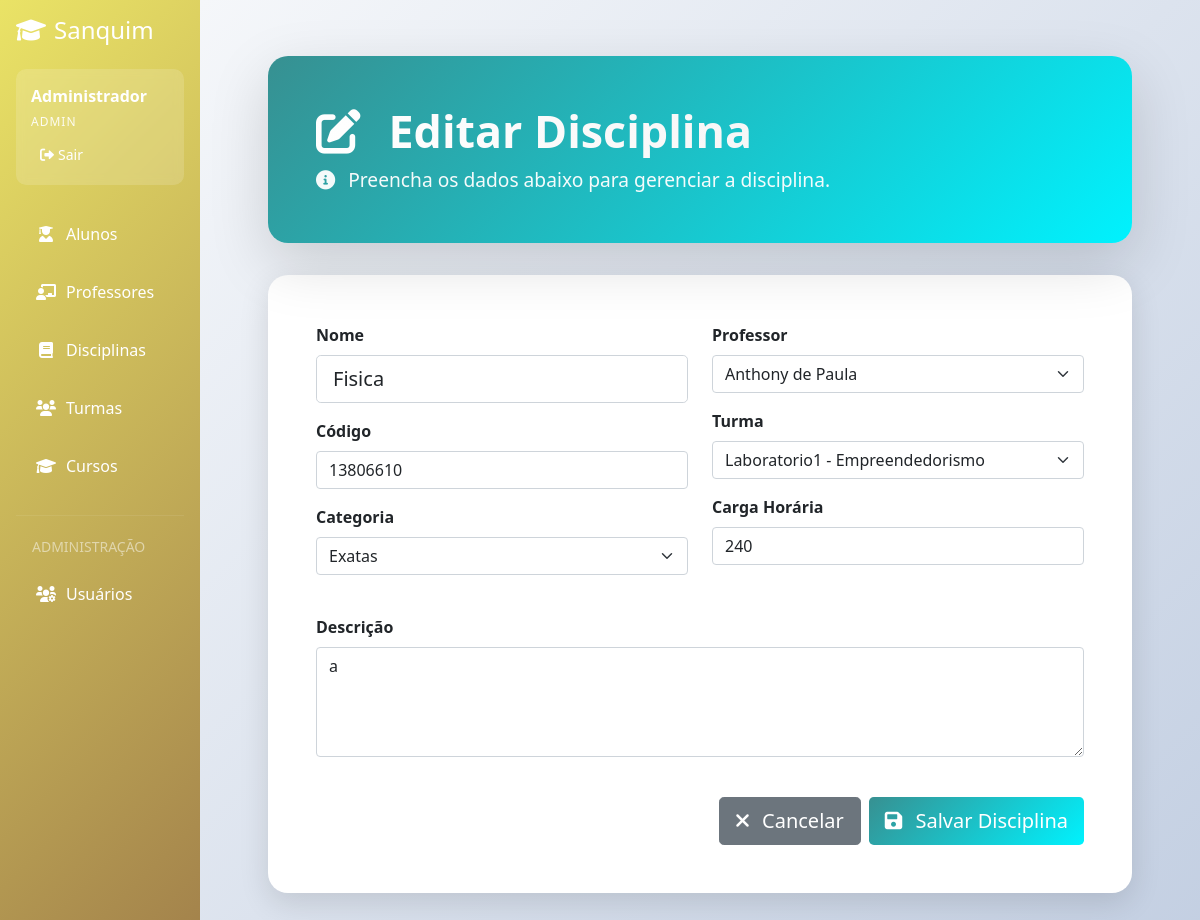
/disciplinas/1/editar (signed in), run on the app's committed database.
### app.py (models this page shows, shortened)
class Disciplina(db.Model):
    __tablename__ = 'disciplina'
    id = db.Column(db.Integer, primary_key=True)
    nome = db.Column(db.String(100), nullable=False)
    codigo = db.Column(db.String(20), unique=True, nullable=False)
    carga_horaria = db.Column(db.Integer)
    descricao = db.Column(db.Text)
    categoria = db.Column(db.String(50), default='geral') # ex: exatas, humanas, biologicas, geral
    professor_id = db.Column(db.Integer, db.ForeignKey('professor.id'))
    turma_id = db.Column(db.Integer, db.ForeignKey('turma.id'))
    professor = db.relationship('Professor', backref='minhas_disciplinas')
    turma = db.relationship('Turma', backref='disciplinas_vinculadas')
    notas = db.relationship('Nota', back_populates='disciplina', cascade="all, delete-orphan")
    faltas = db.relationship('Falta', back_populates='disciplina_rel', cascade="all, delete-orphan")

### app.py (the view, shortened to what this page needs)
@app.route('/disciplinas/<int:id>/editar', methods=['GET', 'POST'])
@login_required
def editar_disciplina(id):
    if session.get('user_tipo') not in ['admin', 'secretaria']:
        flash('Acesso negado!', 'error')
        return redirect(url_for('listar_disciplinas'))
    disciplina = Disciplina.query.get_or_404(id)
    form = DisciplinaForm(obj=disciplina)
    if request.method == 'GET':
        form.professor_id.data = disciplina.professor_id
        form.turma_id.data = disciplina.turma_id
        form.categoria.data = disciplina.categoria
    form.professor_id.choices = [(p.id, p.nome) for p in Professor.query.order_by(Professor.nome).all()]
    form.professor_id.choices.insert(0, (0, 'Selecione um Professor'))
    form.turma_id.choices = [(t.id, f"{t.nome} - {t.curso.nome}") for t in Turma.query.order_by(Turma.nome).all()]
    form.turma_id.choices.insert(0, (0, 'Selecione uma Turma'))
    return render_template('disciplinas/form.html', form=form, titulo='Editar Disciplina', disciplina=disciplina)

### app.py
class DisciplinaForm(FlaskForm):
    nome = StringField('Nome', validators=[DataRequired()])
    codigo = StringField('Código', validators=[DataRequired()])
    carga_horaria = IntegerField('Carga Horária')
    descricao = TextAreaField('Descrição')
    categoria = SelectField('Categoria', choices=[
        ('exatas', 'Exatas'),
        ('humanas', 'Humanas'),
        ('biologicas', 'Biológicas'),
        ('linguagens', 'Linguagens'),
        ('geral', 'Geral')
    ], validators=[DataRequired()])
    professor_id = SelectField('Professor', coerce=int, validators=[Optional()])
    turma_id = SelectField('Turma', coerce=int, validators=[Optional()])

### app.py (called while the page is built)
def login_required(f):
    @wraps(f)
    def decorated_function(*args, **kwargs):
        if 'user_id' not in session:
            return redirect(url_for('login'))
        return f(*args, **kwargs)
    return decorated_function

### templates/disciplinas/form.html (shortened to what this page needs)
{% extends "base.html" %}
{% block content %}
<div class="main-container">
    <div class="header-section" style="margin-bottom: 2rem; background: linear-gradient(135deg, #379091, #00f2fe);">
        <div class="header-content">
            <h1 class="page-title mb-2">
                <i class="fas fa-edit me-3"></i>
                {{ titulo }}
            </h1>
            <p class="page-subtitle">
                <i class="fas fa-info-circle me-2"></i>
                Preencha os dados abaixo para gerenciar a disciplina.
            </p>
        </div>
    </div>
    <div class="main-card">
        <div class="card-body p-4 p-md-5">
            <form method="POST" action="">
                <div class="row g-4">
                    <div class="col-md-6">
                        <div class="mb-3">
                            {{ form.nome.label(class="form-label fw-bold") }}
                            {{ form.nome(class="form-control form-control-lg", placeholder="Ex: Cálculo Diferencial e Integral I") }}
                        </div>
                        <div class="mb-3">
                            {{ form.codigo.label(class="form-label fw-bold") }}
                            {{ form.codigo(class="form-control", placeholder="Ex: MAT101") }}
                        </div>
                        <div class="mb-3">
                            {{ form.categoria.label(class="form-label fw-bold") }}
                            {{ form.categoria(class="form-select") }}
                        </div>
                    </div>
                    <div class="col-md-6">
                        <div class="mb-3">
                            {{ form.professor_id.label(class="form-label fw-bold") }}
                            {{ form.professor_id(class="form-select") }}
                        </div>
                        <div class="mb-3">
                            {{ form.turma_id.label(class="form-label fw-bold") }}
                            {{ form.turma_id(class="form-select") }}
                        </div>
                        <div class="mb-3">
                            {{ form.carga_horaria.label(class="form-label fw-bold") }}
                            {{ form.carga_horaria(class="form-control", placeholder="Ex: 80") }}
                        </div>
                    </div>
                    <div class="col-12">
                        <div class="mb-3">
                             {{ form.descricao.label(class="form-label fw-bold") }}
                             {{ form.descricao(class="form-control", rows="4", placeholder="Descreva os objetivos e o conteúdo da disciplina...") }}
                        </div>
                    </div>
                </div>
                <div class="mt-4 d-flex justify-content-end gap-2">
                    <a href="{{ url_for('listar_disciplinas') }}" class="btn btn-secondary btn-lg">
                        <i class="fas fa-times me-2"></i>
                        Cancelar
                    </a>
                    <button type="submit" class="btn btn-primary btn-lg" style="background: linear-gradient(135deg, #379091, #00f2fe);">
                        <i class="fas fa-save me-2"></i>
                        Salvar Disciplina
                    </button>
                </div>
            </form>
        </div>
    </div>
</div>
{% endblock %}

### templates/base.html (style rules this page uses)
:root { --primary-color: #eae366; --secondary-color: #a2814b; --accent-color: #379091; --danger-color: #e74c3c; --success-color: #2ecc71; }
.btn-primary { background: linear-gradient( 135deg, var(--primary-color) 0%, var(--secondary-color) 100% ); border: none; padding: 8px 16px; }

### templates/disciplinas/form.html (style rules this page uses)
:root { --primary-gradient: linear-gradient(135deg, #eae366 0%, #a2814b 100%); --secondary-gradient: linear-gradient(135deg, #379091 0%, #00f2fe 100%); --success-gradient: linear-gradient(135deg, #4facfe 0%, #00f2fe 100%); --warning-gradient: linear-gradient(135deg, #fa709a 0%, #fee140 100%); --info-gradient: linear-gradient(135deg, #a8edea 0%, #fed6e3 100%); --danger-gradient: linear-gradient(135deg, #ff9a9e 0%, #fecfef 100%); --exatas-gradient: linear-gradient(135deg, #eae366 0%, #a2814b 100%); --humanas-gradient: linear-gradient(135deg, #379091 0%, #00f2fe 100%); --biologicas-gradient: linear-gradient(135deg, #4facfe 0%, #00f2fe 100%); --shadow-light: 0 5px 15px rgba(0,0,0,0.08); --shadow-medium: 0 10px 30px rgba(0,0,0,0.12); --shadow-heavy: 0 20px 60px rgba(0,0,0,0.15); --border-radius: 20px; --transition: all 0.3s cubic-bezier(0.4, 0, 0.2, 1); }
.main-container { padding: 2rem; max-width: 1400px; margin: 0 auto; min-height: 100vh; }
.header-section { background: var(--primary-gradient); border-radius: var(--border-radius); padding: 3rem; margin-bottom: 2rem; color: white; box-shadow: var(--shadow-heavy); position: relative; overflow: hidden; }
.header-content { position: relative; z-index: 2; }
.page-title { font-size: 2.8rem; font-weight: 800; margin-bottom: 1rem; background: linear-gradient(45deg, #fff, #f0f0f0); -webkit-background-clip: text; background-clip: text; -webkit-text-fill-color: transparent; }
.page-subtitle { font-size: 1.2rem; opacity: 0.95; margin-bottom: 0; font-weight: 400; }
.main-card { background: white; border-radius: var(--border-radius); box-shadow: var(--shadow-medium); border: none; overflow: hidden; transition: var(--transition); }

### data on the page
Disciplina: nome "Fisica", codigo "13806610", categoria "Exatas", professor_id "Anthony de Paula", turma_id "Laboratorio1 - Empreendedorismo", carga_horaria "240", descricao "a"

### other printed values
{{ session.user_nome }} "Administrador"
{{ session.user_tipo|capitalize }} "ADMIN"
{{ titulo }} "Editar Disciplina"
